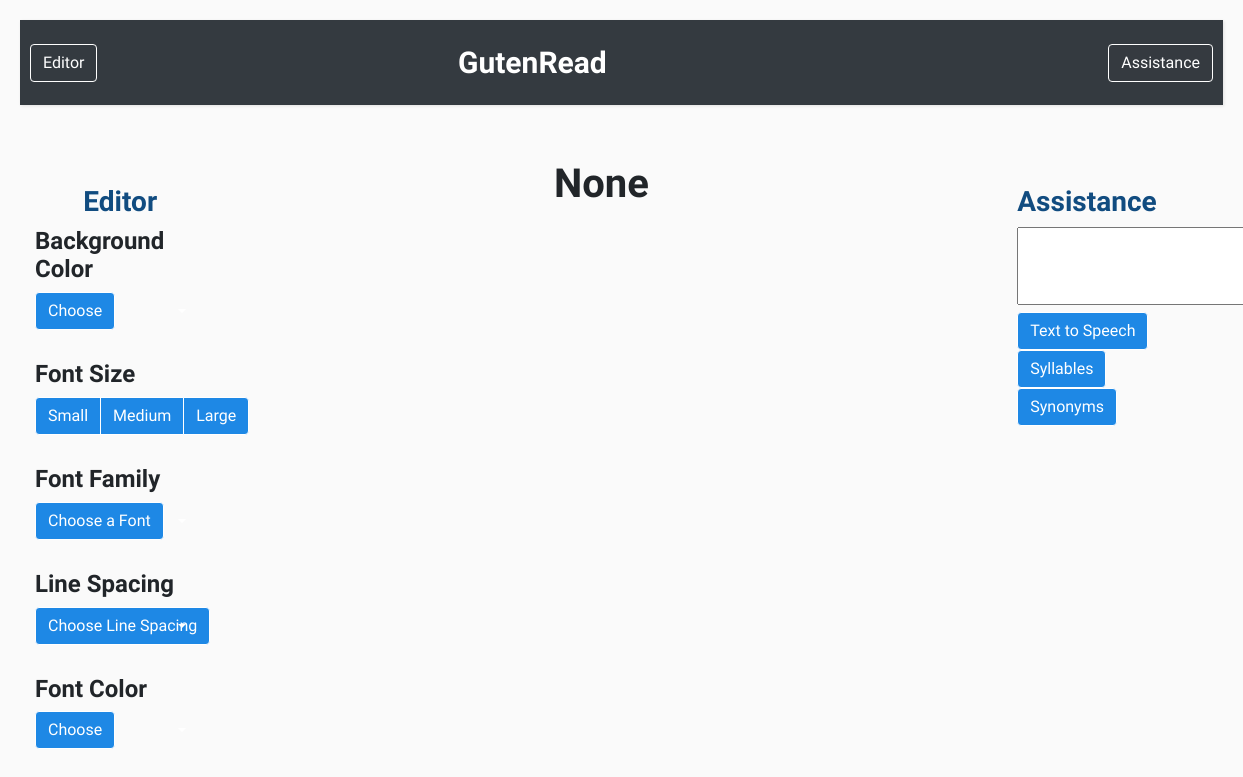
/11/, run on an earlier commit of the app's database.
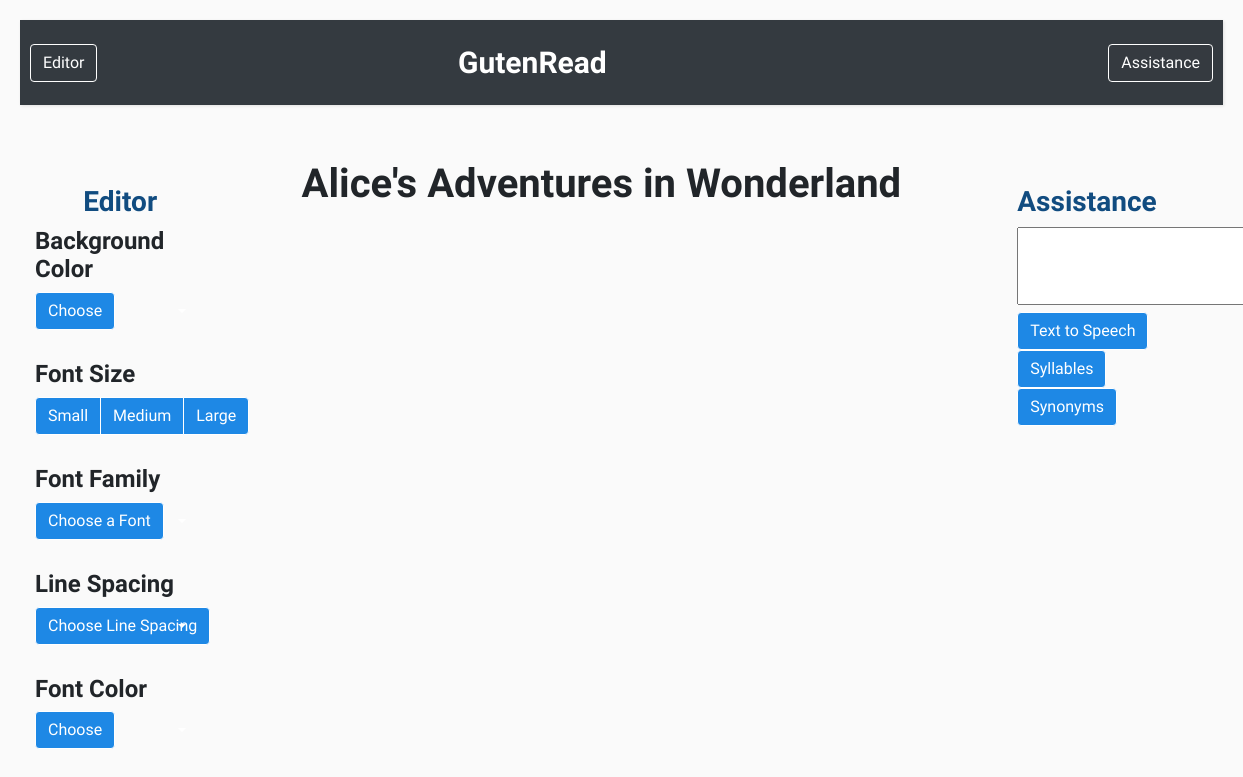
And on a later commit of the database.
### pages/models.py (models this page shows, shortened)
class Book(models.Model):
    book_num = models.IntegerField(primary_key=True)
    book_title = models.CharField(max_length=100)
    book_author_fname = models.CharField(max_length=50, blank = True)
    book_author_lname = models.CharField(max_length=100, blank = True)
    book_cover_photo = models.ImageField(upload_to= 'book_covers', default='no-image-png.png')
    def get_book_name(number):
        books = Book.objects.all()
        for book in books:
            if book.book_num == number:
                return book.book_title

### pages/views.py (the view)
# urls.py: path('<int:book_num>/', editor_view, name="editor"),
def editor_view(request, book_num):
	name = Book.get_book_name(book_num)
	if request.method == 'POST':
		print("Run2")
		if request.POST.get('type') and request.POST.get('type') == "syll":
			print("Run3")
			textSelected = request.POST.get('sel')
			print(textSelected)
	args = {
		'content': [getBookTextByNumber(book_num, False)], 'name': name
	}
	return render(request, "editor.html", args)

### pages/gutenbergtest.py (called while the page is built)
def getBookTextByNumber(bookID, strip):
    bookText = load_etext(bookID)
    if strip:
        bookText = strip_headers(bookText).strip()
    return bookText

### templates/editor.html (shortened to what this page needs)
<!DOCTYPE html>
<html lang="en">
<head>
    <link rel="stylesheet" href="https://stackpath.bootstrapcdn.com/bootstrap/4.1.0/css/bootstrap.min.css">
    {% load static %}
    <link rel="stylesheet" href="{% static 'css/style.css' %}">
</head>
 {% load static %}
<body>
    <div class="wrapper">
        <div id="content">
                <nav class="navbar navbar-dark bg-dark navbar-fixed-top" >
                    <button onclick="hideTest()"type="button"  class="btn btn-outline-success my-2 my-sm-0 ">
                       <span style ="color: white">Editor</span>
                    </button>
                    <a class="navbar-brand" style = "color:white; margin-left: -125px; text-align: center; " href="{% url 'book' %}" >GutenRead</a>
                    <button onclick="hide()" type="button" class = "btn btn-outline-success my-2 my-sm-0 " style = "background-color: #353a40; ">
                        <span style ="color: white">Assistance</span>
                    </button>
                </nav>
                <div class="container-fluid">
                    <div class = "row">
                        <div class = "col-sm-2" style = "margin-top: 40px">
                            <div class="sticky-top" id = "hideEditor">
                                <h3 style="color: #114C80; font-weight:bold"> Editor </h3>
                                <h4 style ="font-weight:bold;"> Background Color </h4>
                                    {% load static %}
                                    <div class="dropdown">
                                        <button style ="background-color: #1E88E5; color: white" class="btn btn-secondary dropdown-toggle" type="button" id="dropdownMenuButton" data-toggle="dropdown" aria-haspopup="true" aria-expanded="false">
                                        Choose
                                        </button>
                                    </div>
                            <div style = "padding-top: 30px">
                                <h4 style ="font-weight:bold;"> Font Size</h4>
                                    <div class="btn-group" role="group" aria-label="Basic example" >
                                        <button style ="background-color: #1E88E5; color: white" type="button" onclick="changeBodyText('75%')" class="btn btn-secondary">Small</button>
                                        <button style ="background-color: #1E88E5; color: white" type="button" onclick="changeBodyText('125%')"class="btn btn-secondary">Medium</button>
                                        <button style ="background-color: #1E88E5; color: white" type="button" onclick="changeBodyText('150%')"class="btn btn-secondary">Large</button>
                                    </div>
                            </div>
                            <div style = "padding-top: 30px">
                                <h4 style ="font-weight:bold;"> Font Family</h4>
                                    <div class="dropdown">
                                        <button style ="background-color: #1E88E5; color: white" class="btn btn-secondary dropdown-toggle" type="button" id="dropdownMenuButton" data-toggle="dropdown" aria-haspopup="true" aria-expanded="false">
                                        Choose a Font
                                        </button>
                                    </div>
                            </div>
                            <div style = "padding-top: 30px">
                                <h4 style ="font-weight:bold;"> Line Spacing</h4>
                                    <div class="dropdown">
                                        <button style ="background-color: #1E88E5; color: white" class="btn btn-secondary dropdown-toggle" type="button" id="dropdownMenuButton" data-toggle="dropdown" aria-haspopup="true" aria-expanded="false">
                                        Choose Line Spacing
                                        </button>
                                    </div>
                            </div>
                            <div style = "padding-top: 30px">
                                <h4 style ="font-weight:bold;"> Font Color</h4>
                                  <div class="dropdown">
                                      <button style ="background-color: #1E88E5; color: white" class="btn btn-secondary dropdown-toggle" type="button" id="dropdownMenuButton" data-toggle="dropdown" aria-haspopup="true" aria-expanded="false">
                                      Choose
                                      </button>
                                  </div>
                            </div>
                            </div>
                        </div>
                        <div  class="col-sm-7" >
                            <div style="padding-top: 15px; margin-left: 60px">
                            {% block content %}
                                <h1 style = "padding-bottom: 2vh; text-align: center; font-weight: bold">{{name}}</h1>
                            {% endblock %}
                            </div>
                        </div>
                        <div class = "col-sm-2" style = "margin-top: 40px">
                             <div class="sticky-top" id = "hide" style ="margin-left: 80px">
                                <h3 style="color: #114C80; font-weight:bold"> Assistance </h3>
                                <textarea id="sel" rows="3" cols="25" name = "sel"  ></textarea>
                                    <button name = "type" id = "tts" value = "tts" type="button" class="btn btn-outline-success my-2 my-sm-0 " style = "background-color: #1E88E5; color: white">
                                        <span style ="color: white">Text to Speech</span>
                                    </button>
                                    <button name = "type" id = "syll" value = "syll" type="button" class="btn btn-outline-success my-2 my-sm-0 " style = "background-color: #1E88E5; color: white">
                                        <span style ="color: white">Syllables</span>
                                    </button>
                                    <button name = "type" id = "syns" value = "syns" type="button" class="btn btn-outline-success my-2 my-sm-0 " style = "background-color: #1E88E5; color: white">
                                        <span style ="color: white">Synonyms</span>
                                    </button>
                             </div>
                        </div>
                    </div>
                </div>
            </div>
        </div>
</body>
</body>
</html>

### static/css/style.css (style rules this page uses)
.btn { border:1px solid white; color: black; }
h3 { text-align: center; }
.navbar-brand { font-size: 30px; font-weight: bold; margin-left: 38%; }
body { font-family: 'Poppins', sans-serif; background: #fafafa; }
a, a:hover, a:focus { color: inherit; text-decoration: none; transition: all 0.3s; }
.navbar { padding: 15px 10px; background: #fff; border: none; border-radius: 0; margin-bottom: 40px; box-shadow: 1px 1px 3px rgba(0, 0, 0, 0.1); }
.wrapper { display: flex; width: 100%; align-items: stretch; }
.dropdown-toggle::after { display: block; position: absolute; top: 50%; right: 20px; transform: translateY(-50%); }
#content { width: 100%; padding: 20px; min-height: 100vh; transition: all 0.3s; }

### templates/editor.html (style rules this page uses)
body { font-family: 'Chilanka', cursive; }
textarea { resize: vertical; }

What changed in the data, as far as the page shows it:
added Book: book_title "Alice's Adventures in Wonderland"
Also different on the page:
{{ name }}: "None" → (not shown)
